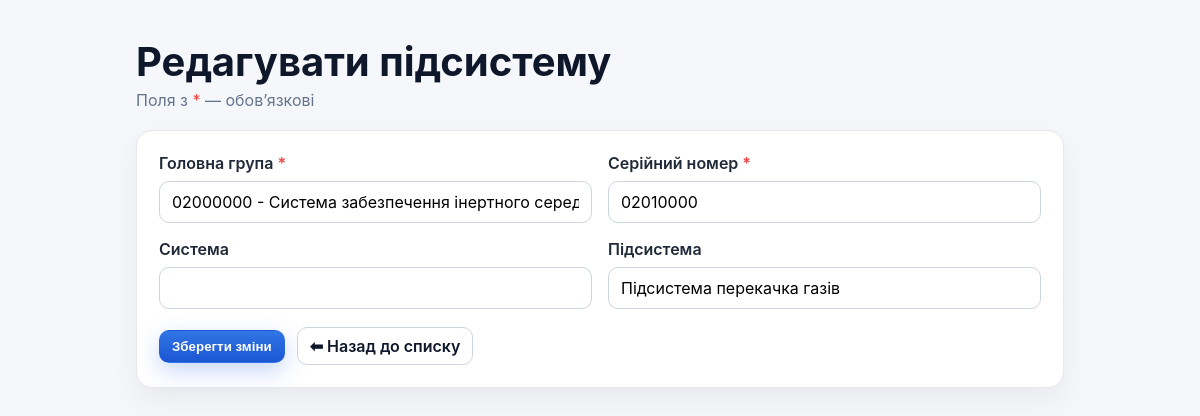
Screenshot of /subsystem/2/edit/ with the database file from the repository.
### imagApp/models.py (models this page shows, shortened)
class Subsystem(models.Model):
    main_group = models.ForeignKey(MainGroup, on_delete=models.CASCADE, related_name="subsystems")
    serial_number = models.CharField("Серійний номер підсистеми", max_length=50)
    system = models.CharField("Система", max_length=100, blank=True)
    subsystem = models.CharField("Підсистема", max_length=100, blank=True)

### imagApp/views.py (the view)
# urls.py: path("subsystem/<int:pk>/edit/", views.edit_subsystem, name="edit_subsystem"),
def edit_subsystem(request, pk):
    subsystem = get_object_or_404(Subsystem, pk=pk)
    if request.method == "POST":
        form = SubsystemForm(request.POST, instance=subsystem)
        if form.is_valid():
            form.save()
            messages.success(request, "Підсистему оновлено!")
            return redirect("production")
        else:
            messages.error(request, "Виникла помилка. Перевірте дані.")
    else:
        form = SubsystemForm(instance=subsystem)
    return render(request, "subsystem_form.html", {"form": form, "mode": "edit", "subsystem": subsystem})

### imagApp/forms.py
class SubsystemForm(forms.ModelForm):
    class Meta:
        model = Subsystem
        fields = ["main_group", "serial_number", "system", "subsystem"]
        labels = {
            "main_group": "Головна група",
            "serial_number": "Серійний номер",
            "system": "Система (необов’язково)",
            "subsystem": "Підсистема (необов’язково)",
        }

### imagApp/models.py (called while the page is built)
    def __str__(self):
        return f"{self.serial_number} - {self.name}"

### imagApp/templates/subsystem_form.html (shortened to what this page needs)
{% load static %}
<!DOCTYPE html>
<html lang="uk">
<head>
    <link rel="stylesheet" href="{% static 'css/main.css' %}">
    <link rel="stylesheet" href="{% static 'css/product_form.css' %}">
</head>
<body>
    <main class="container">
        <header class="page-header">
            <h1>{% if mode == "edit" %}Редагувати підсистему{% else %}Додати підсистему{% endif %}</h1>
            <p class="subtitle">Поля з <span class="req">*</span> — обов’язкові</p>
        </header>
        <section class="card">
            <form method="post" novalidate>
                <div class="grid">
                    <div class="form-group">
                        <label for="{{ form.main_group.id_for_label }}">Головна група <span class="req">*</span></label>
                        {{ form.main_group }}
                    </div>
                    <div class="form-group">
                        <label for="{{ form.serial_number.id_for_label }}">Серійний номер <span class="req">*</span></label>
                        {{ form.serial_number }}
                    </div>
                    <div class="form-group">
                        <label for="{{ form.system.id_for_label }}">Система</label>
                        {{ form.system }}
                    </div>
                    <div class="form-group">
                        <label for="{{ form.subsystem.id_for_label }}">Підсистема</label>
                        {{ form.subsystem }}
                    </div>
                </div>
                <div class="actions">
                    <button type="submit" class="btn btn-primary">
                        {% if mode == "edit" %}Зберегти зміни{% else %}Створити{% endif %}
                    </button>
                    <a href="{% url 'production' %}" class="btn btn-secondary">⬅ Назад до списку</a>
                </div>
            </form>
        </section>
    </main>
</body>
</html>

### static/css/main.css (style rules this page uses)
* { box-sizing: border-box; }
html, body { height: 100%; }
body { margin: 0; color: #0f172a; background: #fff; font-family: -apple-system, BlinkMacSystemFont, "Segoe UI", Inter, Roboto, Arial, "Noto Sans", sans-serif; }
.btn { display: inline-flex; font-weight: 600; align-items: center; justify-content: center; padding: 8px 12px; border: 1px solid transparent; border-radius: 10px; text-decoration: none; cursor: pointer; transition: background .15s ease, border-color .15s ease, transform .04s ease; }
.btn-primary { background: linear-gradient(180deg, #3075e5, #1c56d4); box-shadow: 0 8px 22px rgba(37, 99, 235, .25); color: #fff; }
.req { color: #ef4444; }

### static/css/product_form.css (style rules this page uses)
body { background: #f6f7fb; font-family: -apple-system, BlinkMacSystemFont, "Segoe UI", Inter, Roboto, Arial, "Noto Sans", "Helvetica Neue", sans-serif; }
.container { max-width: 960px; margin: 40px auto; padding: 0 16px; }
.page-header h1 { margin: 0 0 6px; font-size: 40px; line-height: 1.1; }
.subtitle { margin: 0 0 20px; color: #64748b; }
.card { background: #fff; border: 1px solid #e5e7eb; border-radius: 16px; box-shadow: 0 12px 32px rgba(2, 6, 23, .06); padding: 22px; }
.grid { display: grid; gap: 16px; grid-template-columns: 1fr; }
@media (min-width: 820px) { .grid { grid-template-columns: repeat(2, 1fr); } }
.form-group { display: flex; flex-direction: column; gap: 8px; }
label { font-weight: 600; color: #1f2937; }
input[type="text"], input[type="number"], input[type="email"], input[type="url"], textarea, select { appearance: none; font: inherit; width: 100%; padding: 10px 12px; border: 1px solid #cbd5e1; border-radius: 10px; background: #fff; outline: none; transition: border-color .15s ease, box-shadow .15s ease, background .15s ease; }
.actions { margin-top: 18px; display: flex; gap: 12px; align-items: center; }
.btn-secondary { background: #fff; color: #0f172a; border-color: #cbd5e1; }

### rows the page displays
Subsystem: main_group "02000000 - Система забезпечення інертного середовища робочої зони", serial_number "02010000", subsystem "Підсистема перекачка газів"
